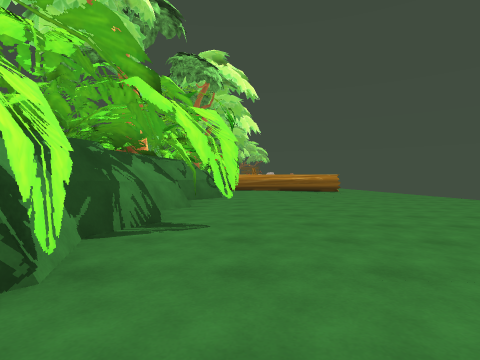
View 1 (above)

18 first-person views from a walk through a 3-D level made in the Unity game engine. The camera is 1.2 m above the floor, looks level and sees 80° across. The floor is counted in squares, 2 m on a side. Each view is taken from the middle of a square. On the plan, view 1 faces up. The plan holds only what a view shows up to about 9 squares ahead; the rest is blank. The place goes on beyond the plan. Some surface patterns are stand-ins.

View 2
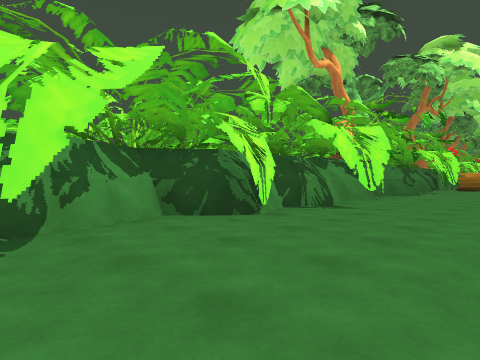

View 3
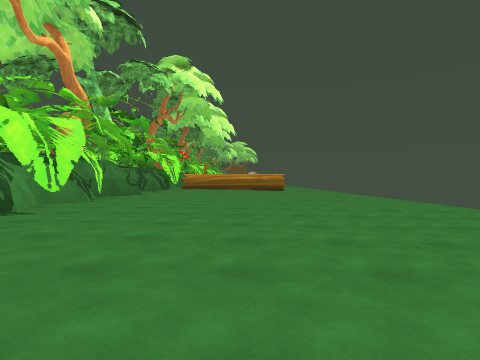

View 4
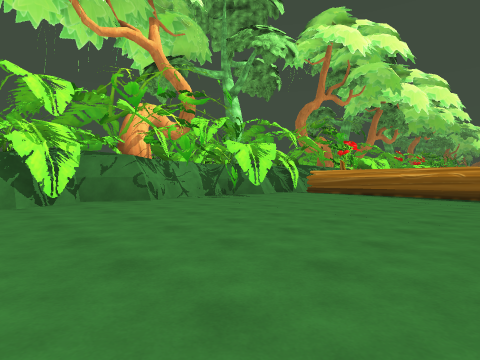

View 5
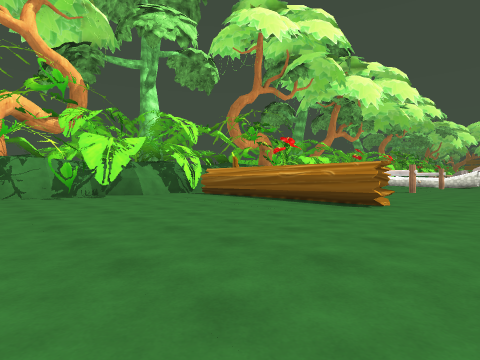

View 6
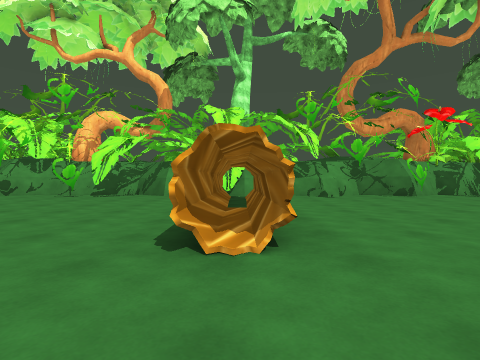

View 7
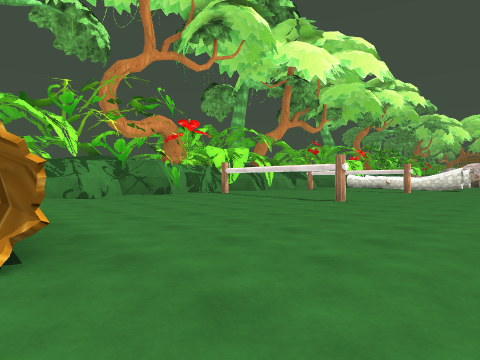

View 8
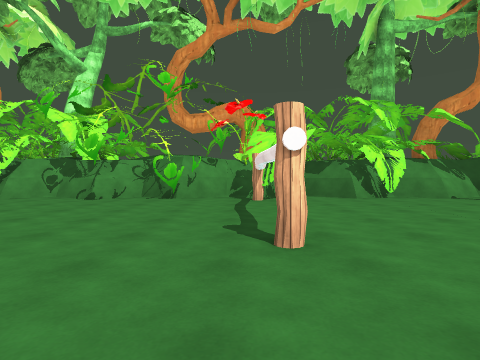

View 9
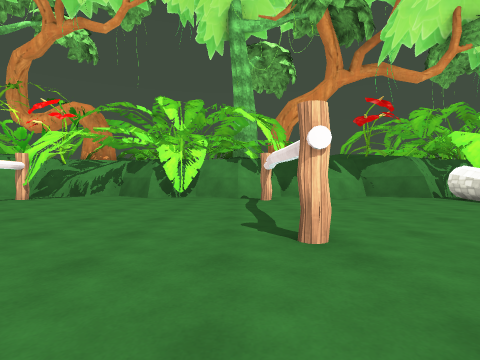

View 10
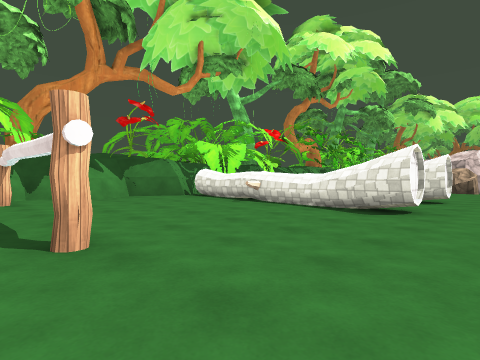

View 11
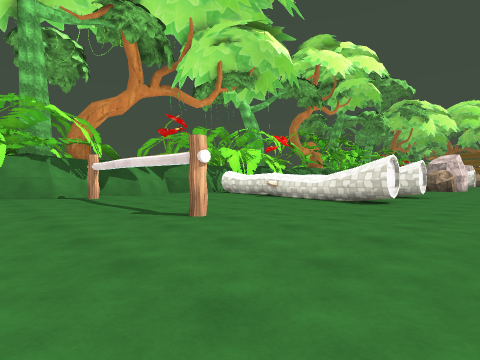

View 12
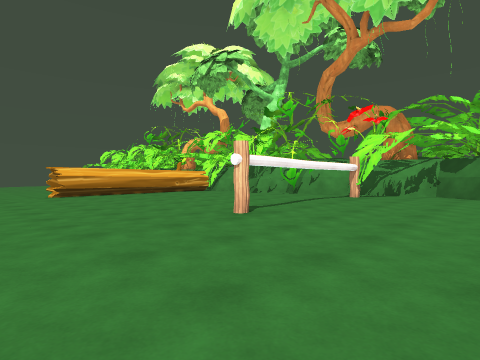

View 13
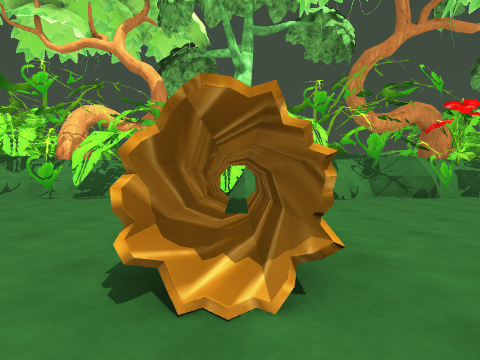

View 14
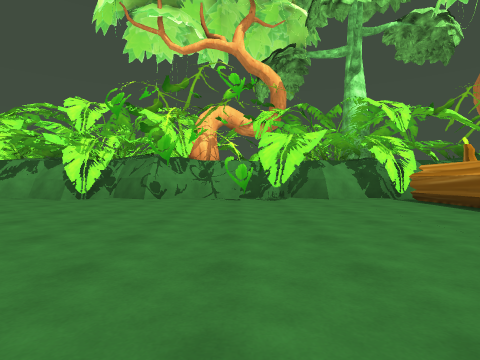

View 15
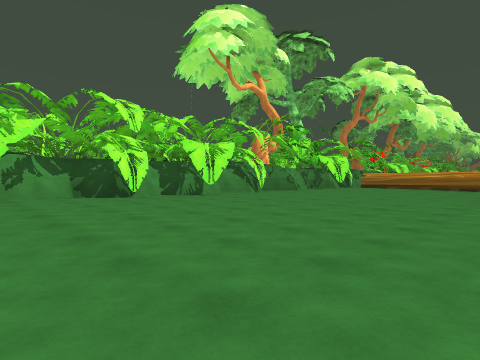

View 16
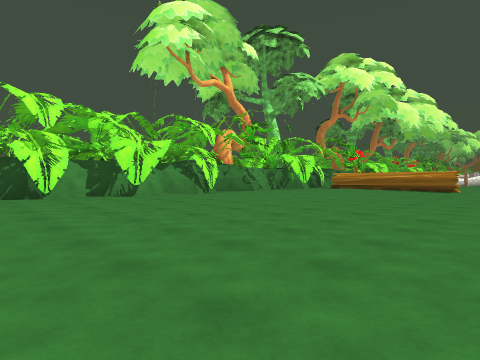

View 17
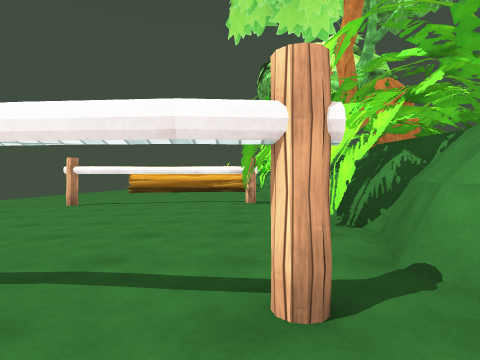

View 18
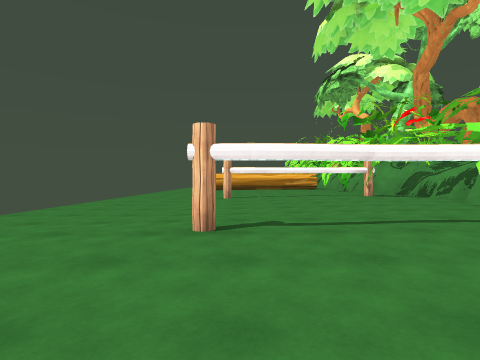

### Floor plan
Ten units are one square. View 1 is at (0, 0); x grows to the right and y downward. Boxes are objects, and circles mark ways between rooms. Rooms are numbered by the first view taken in them; rooms with no view inside come last. Other rooms are left out.
<svg viewBox="-32 -388 96 412">
<path fill="none" stroke="#000" d="M-17 9 -17 18M-25 -4 -20 8 -20 15M-15 -18 -26 -3M-15 -20 -27 -5 -22 7M-24 -5 -17 9M58 -174 26 -174M21 -165 59 -165 -5 -165M9 -165 20 -165M0 -134 -3 -129M-5 -124 -3 -120M-3 -121 -1 -116M2 -246 23 -245M-20 -233 -11 -223M0 -251 -3 -246M-20 -236 -9 -223M-17 -119 -17 -107M-7 -96 -21 -80M-11 -94 -19 -84 -14 -70M-16 -83 -12 -69M-13 -79 -12 -74M-13 -287 -11 -281M-17 -287 -13 -275M38 -307 24 -305 5 -305M23 -307 40 -308M1 -308 25 -306M-5 -308 4 -308M0 -43 -3 -38M-17 -319 -19 -312 -14 -299 -19 -288 -14 -273M-17 -31 -11 -12M-19 -30 -15 -20M-13 -21 -12 -16M52 -354 45 -356M55 -354 -4 -355M55 -354 36 -356M-10 -351 -19 -341 -14 -326M6 -355 -6 -353 -18 -338M55 -366 55 -355 51 -357M0 15 -3 19M57 -382 51 -383M57 -383 51 -383M-17 -236 -8 -225M-15 -292 -17 -287M-15 -318 -17 -312 -15 -306M-13 -172 -19 -157M-13 -170 -12 -165M-7 -224 -19 -210M-8 -225 -19 -212 -14 -197 -18 -185 -9 -162M-16 -273 -27 -260 -23 -250M-13 -275 -25 -260M-3 -246 4 -246M-26 -262 -20 -249 -20 -236M-3 -245 0 -251M-20 -255 -17 -249 -17 -236M-14 -70 -19 -55 -14 -43 -19 -30M-17 -55 -15 -51"/>
<circle cx="0" cy="0" r="3" fill="#2a7"/>
<circle cx="0" cy="-180" r="3" fill="#2a7"/>
<circle cx="0" cy="-200" r="3" fill="#2a7"/>
<circle cx="0" cy="-260" r="3" fill="#2a7"/>
<circle cx="0" cy="-60" r="3" fill="#2a7"/>
<text x="-10" y="10">1</text>
<text x="40" y="-180">2</text>
<text x="-10" y="-190">3</text>
<text x="-10" y="-260">4</text>
<text x="-10" y="-50">5</text>
</svg>
Room 1 opens to room 2. Room 2 opens to room 3. Room 2 opens to room 4. Room 2 opens to room 5.

Where each view was taken, in squares from view 1:
view 1: 0 up, 0 right, facing up
view 2: 2 down, 2 right, facing up-left
view 3: 1 down, 3 right, facing up
view 4: 6 up, 6 right, facing up-left
view 5: 10 up, 8 right, facing up-left
view 6: 17 up, 8 right, facing left
view 7: 17 up, 8 right, facing up-left
view 8: 24 up, 7 right, facing left
view 9: 30 up, 7 right, facing left
view 10: 30 up, 7 right, facing up-left
view 11: 28 up, 8 right, facing up-left
view 12: 28 up, 8 right, facing down-left
view 13: 17 up, 7 right, facing left
view 14: 12 up, 7 right, facing left
view 15: 2 down, 7 right, facing up-left
view 16: 0 up, 8 right, facing up-left
view 17: 32 up, 0 right, facing down
view 18: 34 up, 4 right, facing down
